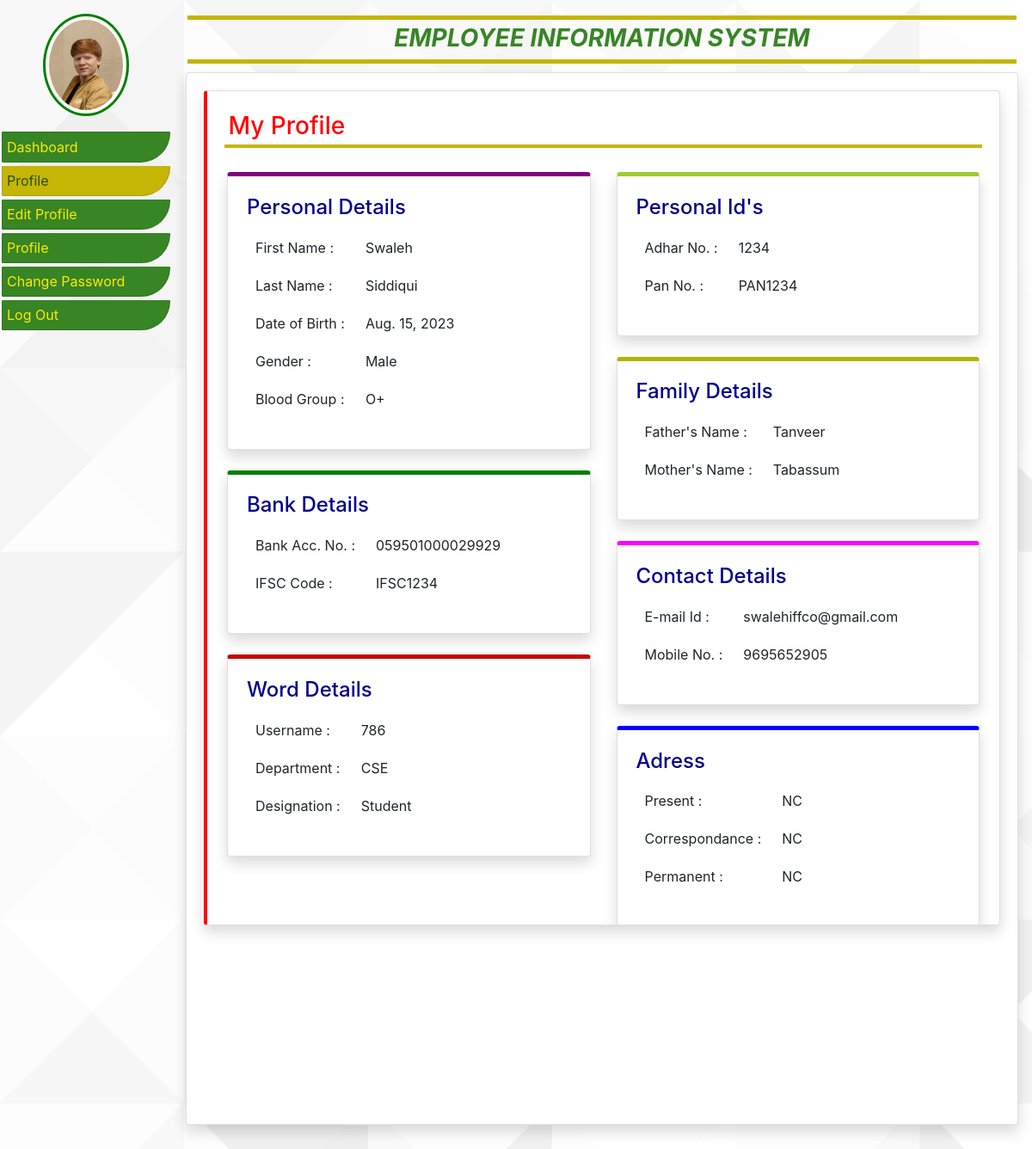
The page /profile (signed in) on the database its author committed.
### employee/models.py (models this page shows, shortened)
class EmployeeSignup(models.Model):
    user = models.ForeignKey(User, on_delete=models.CASCADE)
    empcode = models.CharField(max_length=50)
    empdept = models.CharField(max_length=50,null=True)
    designation = models.CharField(max_length=50,null=True)
    contact = models.CharField(max_length=15,null=True)
    gender = models.CharField(max_length=50,null=True)
    father_name = models.CharField(max_length=50,null=True)
    mother_name = models.CharField(max_length=50,null=True)
    dob = models.DateField(null=True)
    adhar = models.CharField(max_length=50,null=True)
    address = models.CharField(max_length=200,null=True)
    bank_acc = models.CharField(max_length=50,null=True)
    blood_grp = models.CharField(max_length=20,null=True)
    pan = models.CharField(max_length=50,null=True)
    ifsc_code = models.CharField(max_length=50,null=True)
    status = models.CharField(max_length=50,null=True)
    img = models.FileField(null=True, default="account logo.png")

### employee/views.py (the view)
# urls.py: path('profile', profile, name = "profile"),
def profile(request):
    if not request.user.is_authenticated:
        return redirect("emp_login")
    user = request.user
    employee = EmployeeSignup.objects.get(user = user)
    return render(request,"profile.html", locals())

### employee/Templates/profile.html
{% extends 'emp_base.html' %}
{% block main %}
<div class="card shadow" style="border-left: 4px solid red;" >
    <div class="card-body">
        <h3 style="color: red; border-bottom: 4px solid rgb(197, 181, 5); padding: .5%;">My Profile</h3>
    </div>
    <div class="row mx-2" style="max-height: 60vh; overflow: auto;">
        <div class="col-sm-6">
            <div class="card shadow mb-4" style="border-top: 5px solid purple;">
                <div class="card-body">
                    <h4 style="color: darkblue;  padding: .5%;">Personal Details</h4>
                    <table class="table table-responsive table-borderless">
                        <tbody >
                            <tr >
                                <td>First Name :</td>
                                <td>{{request.user.first_name}}</td>
                            </tr>
                            <tr>
                                <td>Last Name :</td>
                                <td>{{request.user.last_name}}</td>
                            </tr>
                            <tr>
                                <td>Date of Birth :</td>
                                <td>{{employee.dob}}</td>
                            </tr>
                            <tr>
                                <td>Gender :</td>
                                <td>{{employee.gender}}</td>
                            </tr>
                            <tr>
                                <td>Blood Group :</td>
                                <td>{{employee.blood_grp}}</td>
                            </tr>
                        </tbody>
                    </table>
                </div>
            </div>
            <div class="card shadow mb-4" style="border-top: 5px solid green;">
                <div class="card-body">
                    <h4 style="color: darkblue;  padding: .5%;">Bank Details</h4>
                    <table class="table table-responsive table-borderless">
                        <tbody >
                            <tr>
                                <td>Bank Acc. No. :</td>
                                <td>{{employee.bank_acc}}</td>
                            </tr>
                            <tr>
                                <td>IFSC Code :</td>
                                <td>{{employee.ifsc_code}}</td>
                            </tr>
                        </tbody>
                    </table>
                </div>
            </div>
            <div class="card shadow mb-4" style="border-top: 5px solid rgb(196, 4, 4);">
                <div class="card-body">
                    <h4 style="color: darkblue;  padding: .5%;">Word Details</h4>
                    <table class="table table-responsive table-borderless">
                        <tbody >
                            <tr>
                                <td>Username :</td>
                                <td>{{employee.user.username}}</td>
                            </tr>
                            <tr>
                                <td>Department :</td>
                                <td>{{employee.empdept}}</td>
                            </tr>
                            <tr>
                                <td>Designation :</td>
                                <td>{{employee.designation}}</td>
                            </tr>
                        </tbody>
                    </table>
                </div>
            </div>
        </div>
        <div class="col-sm-6">
            <div class="card shadow mb-4" style="border-top: 5px solid yellowgreen
            ;">
                <div class="card-body">
                    <h4 style="color: darkblue;  padding: .5%;">Personal Id's</h4>
                    <table class="table table-responsive table-borderless">
                        <tbody >
                            <tr >
                                <td>Adhar No.  :</td>
                                <td>{{employee.adhar}}</td>
                            </tr>
                            <tr>
                                <td>Pan No. :</td>
                                <td>{{employee.pan}}</td>
                            </tr>
                        </tbody>
                    </table>
                </div>
            </div>
            <div class="card shadow mb-4" style="border-top: 5px solid rgb(179, 179, 0);">
                <div class="card-body">
                    <h4 style="color: darkblue;  padding: .5%;">Family Details</h4>
                    <table class="table table-responsive table-borderless">
                        <tbody >
                            <tr >
                                <td>Father's Name   :</td>
                                <td>{{employee.father_name}}</td>
                            </tr>
                            <tr>
                                <td>Mother's Name :</td>
                                <td>{{employee.mother_name}}</td>
                            </tr>
                        </tbody>
                    </table>
                </div>
            </div>
            <div class="card shadow mb-4" style="border-top: 5px solid magenta;">
                <div class="card-body">
                    <h4 style="color: darkblue;  padding: .5%;">Contact Details</h4>
                    <table class="table table-responsive table-borderless">
                        <tbody >
                            <tr >
                                <td>E-mail Id  :</td>
                                <td>{{employee.user.email}}</td>
                            </tr>
                            <tr>
                                <td>Mobile No. :</td>
                                <td>{{employee.contact}}</td>
                            </tr>
                        </tbody>
                    </table>
                </div>
            </div>
            <div class="card shadow mb-4" style="border-top: 5px solid blue;">
                <div class="card-body">
                    <h4 style="color: darkblue;  padding: .5%;">Adress</h4>
                    <table class="table table-responsive table-borderless">
                        <tbody >
                            <tr >
                                <td>Present :</td>
                                <td>{{employee.address}}</td>
                            </tr>
                            <tr >
                                <td>Correspondance :</td>
                                <td>{{employee.address}}</td>
                            </tr>
                            <tr >
                                <td>Permanent :</td>
                                <td>{{employee.address}}</td>
                            </tr>
                        </tbody>
                    </table>
                </div>
            </div>
        </div>
    </div>
</div>
{% endblock %}

### employee/Templates/emp_base.html (shortened to what this page needs)
{% load static %}
<link rel="stylesheet" href="https://cdn.jsdelivr.net/npm/bootstrap@4.6.2/dist/css/bootstrap.min.css">
<link rel="stylesheet" href = "{% static 'css/style.css' %}">
<body>
    <div class="container-fluid">
        <div class="row">
            <div class="col-sm-2 p-0">
                <div class="d">
                {% if employee.img %}
                    <img src="{{ employee.img.url }}" width="100" height="100"  class="img-thumbnail rounded-circle my-3" style="border: 3px solid green;">
                {% else %}
                    <img src="{% static 'images/account logo.png' %}" width="100" height="100"  class="img-thumbnail rounded-circle my-3" style="border: 3px solid green;">
                {% endif %}
                </div>
                <div class="list-group" id="collapsibleNavbar">
                    <a href="{% url 'emp_home' %}" class="btn list-group-item list-group-item-actiom" id="dashboard">Dashboard</a>
                    <a href="{% url 'profile' %}" class="btn list-group-item list-group-item-actiom" id="profile">Profile</a>
                    <a href="{% url 'emp_edit_profile' %}" class="btn list-group-item list-group-item-actiom" id="editprofile">Edit Profile</a>
                    <a href="" class="btn list-group-item list-group-item-actiom">Profile</a>
                    <a href="{% url 'emp_change_password' %}" class="btn list-group-item list-group-item-actiom" id="password">Change Password</a>
                    <a href="{% url 'logout' %}" class="btn list-group-item list-group-item-actiom" style="border-bottom-right-radius: 100px;">Log Out</a>
                </div>
            </div>
            <div class="col-sm-10 p-0">
                <div class="container-fluid p-2">
                    <h3 style="text-align: center ; margin: 10px; border-bottom: 5px solid rgb(197, 181, 5); border-top: 5px solid rgb(197, 181, 5); padding: 5px; padding-bottom: 7px; color: rgb(55, 133, 37); font-style: italic;"><b>EMPLOYEE INFORMATION SYSTEM</b></h3>
                    <div class="card shadow m-2"style="min-height: 84vh; ">
                        <div class="card-body" >
                        {% block main %}
                        {% endblock %}
                        </div>
                    </div>
                </div>
            </div>
        </div>
    </div>
</body>

### employee/Templates/emp_base.html (style rules this page uses)
body { background-image: url('static/images/background.jpg'); background-size: cover; }
.d { display: flex; justify-content: center; }
.list-group-item { padding: 5px; margin: 2px; color: rgb(255, 234, 0); background-color: rgb(55, 133, 37); border-bottom-right-radius: 100px; text-align: left; }
#profile { color: rgb(41, 79, 32); background-color: rgb(197, 181, 5); }

### rows shown on the page
EmployeeSignup: img (picture), dob "Aug. 15, 2023", gender "Male", blood_grp "O+", bank_acc "059501000029929", ifsc_code "IFSC1234", user.username "786", empdept "CSE", designation "Student", adhar "1234", pan "PAN1234", father_name "Tanveer", mother_name "Tabassum", user.email "swalehiffco@gmail.com", contact "9695652905", address "NC"

### other values the page prints
{{ request.user.first_name }} "Swaleh"
{{ request.user.last_name }} "Siddiqui"
